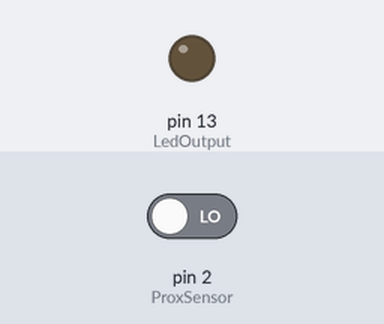
Recording of a sketch running on a simulated Arduino Uno, built with avr-gcc and run on an emulated ATmega328P. Parts: output pins drawn as LEDs (lit = HIGH). Inputs (shaded band) come from the test bench; at power-on: pin 2 (ProxSensor) LOW.

Above: at 1.2 s.
1.3 s: pin 2 (ProxSensor) driven HIGH
At 2.5 s:
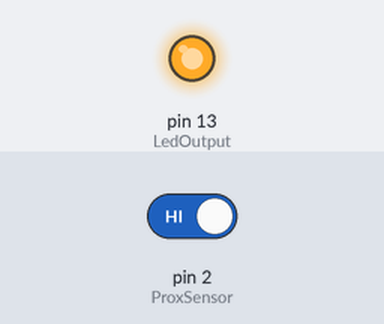
2.8 s: pin 2 (ProxSensor) driven LOW
At 3.7 s:
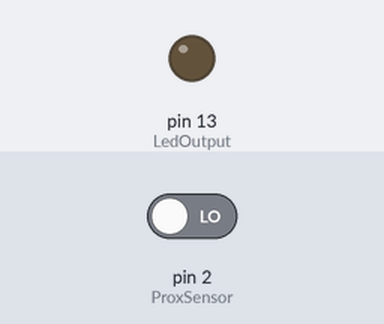
Timing chart, 0 to 5.8 s (numbered marks = the images above; inputs shaded):
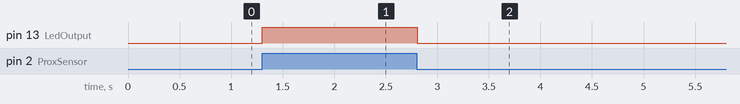

The sketch:

IR_Sensor.ino
```cpp
const int ProxSensor=2;
const int LedOutput=13;

void setup()
{
  pinMode(LedOutput, OUTPUT);
  pinMode(ProxSensor, INPUT);
  Serial.begin(9600);
}
void loop()
{
  if (digitalRead(ProxSensor)==HIGH)
  {
    digitalWrite(LedOutput, HIGH);
  }
  else
  {
    digitalWrite(LedOutput, LOW);
  }
  delay(10);
}
```

Measured:
- after the input at 1.3 s, pin 13 (LedOutput): LOW → HIGH at once
- after the input at 2.8 s, pin 13 (LedOutput): HIGH → LOW at once
